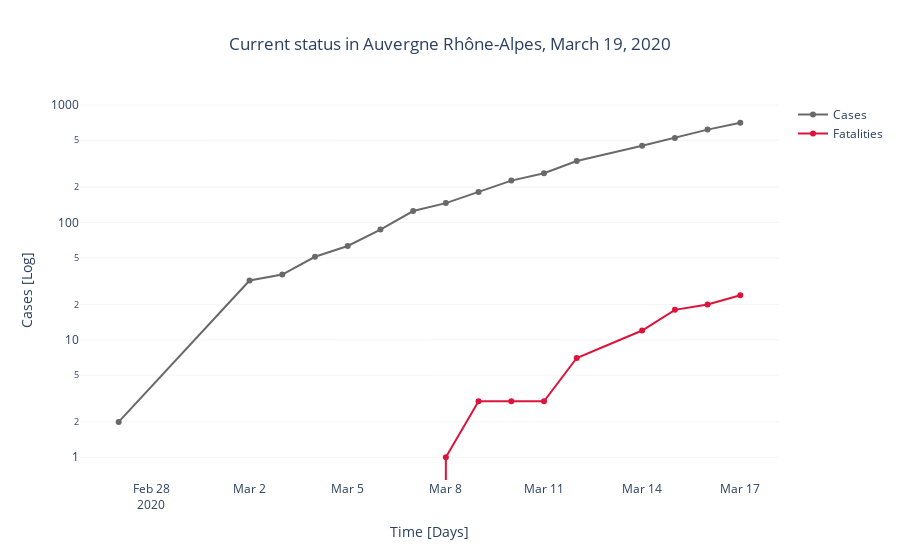

The notebook cell this image was saved under:
### Code cell
# Check global evolution
fig = go.Figure()
# Confirmed cases
fig.add_trace(
    go.Scatter(
        mode = 'lines+markers',
        x=df_reg.date, 
        y=np.array(df_reg.cas_confirmes, dtype=int),  
        name = 'Cases',
        marker=dict(color='DimGray'),
))
# Fatalities
fig.add_trace(
    go.Scatter(
        mode='lines+markers',
        x=df_reg.date, 
        y=np.array(df_reg.deces, dtype=int), 
        name = 'Fatalities',
        marker=dict(color='crimson')
))

fig.update_layout(yaxis_title = 'Cases [Log]', yaxis_type="log")

fig.update_layout(
    xaxis_title = 'Time [Days]',
    plot_bgcolor='white',  
    title = 'Current status in ' + reg_std + ', ' + datetime.datetime.today().strftime('%B %d, %Y'),
    title_x = .5
)
fig.update_yaxes(showgrid=True, gridwidth=.3, gridcolor='gainsboro')

### Figure 1 — Plotly figure (JSON) as saved in the notebook; plotly's stock layout.template omitted (floating-point values rounded to 4 significant figures)
{"data": [{"marker": {"color": "DimGray"}, "mode": "lines+markers", "name": "Cases", "type": "scatter", "x": ["2020-02-27T00:00:00", "2020-03-02T00:00:00", "2020-03-03T00:00:00", "2020-03-04T00:00:00", "2020-03-05T00:00:00", "2020-03-06T00:00:00", "2020-03-07T00:00:00", "2020-03-08T00:00:00", "2020-03-09T00:00:00", "2020-03-10T00:00:00", "2020-03-11T00:00:00", "2020-03-12T00:00:00", "2020-03-14T00:00:00", "2020-03-15T00:00:00", "2020-03-16T00:00:00", "2020-03-17T00:00:00"], "y": [2, 32, 36, 51, 63, 87, 125, 146, 182, 227, 262, 333, 449, 523, 617, 706]}, {"marker": {"color": "crimson"}, "mode": "lines+markers", "name": "Fatalities", "type": "scatter", "x": ["2020-02-27T00:00:00", "2020-03-02T00:00:00", "2020-03-03T00:00:00", "2020-03-04T00:00:00", "2020-03-05T00:00:00", "2020-03-06T00:00:00", "2020-03-07T00:00:00", "2020-03-08T00:00:00", "2020-03-09T00:00:00", "2020-03-10T00:00:00", "2020-03-11T00:00:00", "2020-03-12T00:00:00", "2020-03-14T00:00:00", "2020-03-15T00:00:00", "2020-03-16T00:00:00", "2020-03-17T00:00:00"], "y": [0, 0, 0, 0, 0, 0, 0, 1, 3, 3, 3, 7, 12, 18, 20, 24]}], "layout": {"autosize": true, "plot_bgcolor": "white", "title": {"text": "Current status in Auvergne Rhône-Alpes, March 19, 2020", "x": 0.5}, "xaxis": {"autorange": true, "range": ["2020-02-25 21:00:46.9974", "2020-03-18 02:59:13.0026"], "title": {"text": "Time [Days]"}, "type": "date"}, "yaxis": {"autorange": true, "gridcolor": "gainsboro", "gridwidth": 0.3, "range": [-0.2087, 3.057], "showgrid": true, "title": {"text": "Cases [Log]"}, "type": "log"}}}
